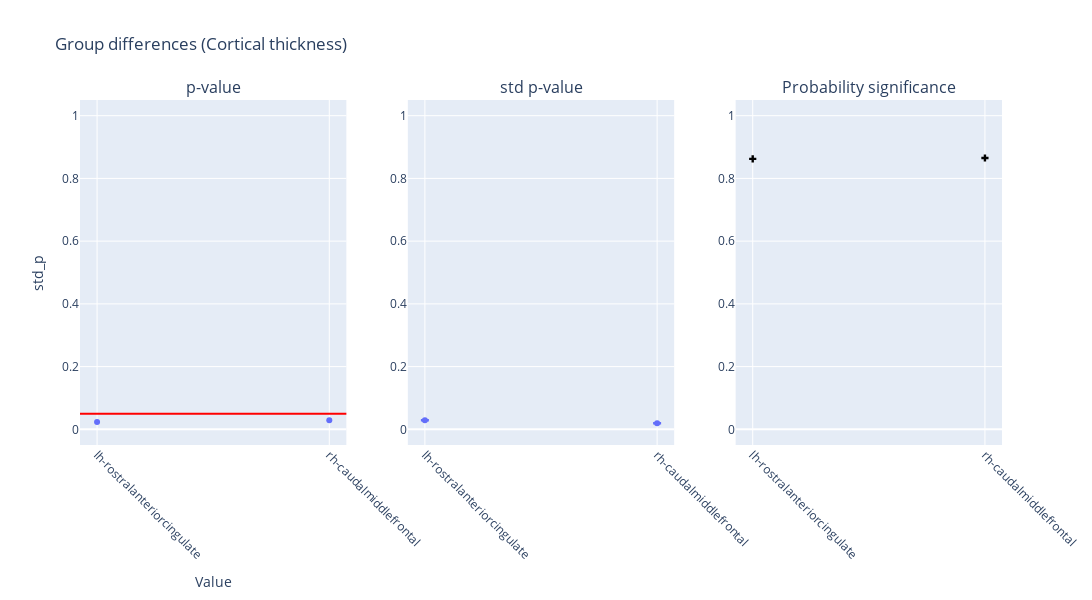

The notebook cell saved with this chart:
### Code cell
fig = plot_dumbbell(df_thickness, "Cortical thickness")
fig.update_xaxes(tickangle=45)

### Figure 1 — Plotly figure (JSON) as saved in the notebook; plotly's stock layout.template omitted (floating-point values rounded to 4 significant figures)
{"data": [{"hovertemplate": "region=%{x}<br>p_value=%{y}<extra></extra>", "legendgroup": "", "marker": {"color": "#636efa", "symbol": "circle"}, "mode": "markers", "name": "", "orientation": "v", "showlegend": false, "type": "scatter", "x": ["lh-rostralanteriorcingulate", "rh-caudalmiddlefrontal"], "xaxis": "x", "y": [0.023, 0.029], "yaxis": "y"}, {"error_y": {"array": [0.0007924, 0.0005278], "arrayminus": [0.000815, 0.0005429]}, "hovertemplate": "region=%{x}<br>std_p=%{y}<extra></extra>", "legendgroup": "", "marker": {"color": "#636efa", "symbol": "circle"}, "mode": "markers", "name": "", "orientation": "v", "showlegend": false, "type": "scatter", "x": ["lh-rostralanteriorcingulate", "rh-caudalmiddlefrontal"], "xaxis": "x2", "y": [0.02909, 0.01938], "yaxis": "y2"}, {"marker": {"color": "black", "symbol": "cross"}, "mode": "markers", "name": "Flip probability", "showlegend": false, "type": "scatter", "x": ["lh-rostralanteriorcingulate", "rh-caudalmiddlefrontal"], "xaxis": "x3", "y": [0.8624, 0.865], "yaxis": "y3"}], "layout": {"annotations": [{"font": {"size": 16}, "showarrow": false, "text": "p-value", "x": 0.1444, "xanchor": "center", "xref": "paper", "y": 1, "yanchor": "bottom", "yref": "paper"}, {"font": {"size": 16}, "showarrow": false, "text": "std p-value", "x": 0.5, "xanchor": "center", "xref": "paper", "y": 1, "yanchor": "bottom", "yref": "paper"}, {"font": {"size": 16}, "showarrow": false, "text": "Probability significance", "x": 0.8556, "xanchor": "center", "xref": "paper", "y": 1, "yanchor": "bottom", "yref": "paper"}], "height": 600, "hovermode": "closest", "shapes": [{"line": {"color": "red", "width": 2}, "type": "line", "x0": 0, "x1": 1, "xref": "x domain", "y0": 0.05, "y1": 0.05, "yref": "y"}], "title": {"text": "Group differences (Cortical thickness)"}, "width": 1400, "xaxis": {"anchor": "y", "domain": [0, 0.2889], "tickangle": 45, "title": {"text": "Value"}}, "xaxis2": {"anchor": "y2", "domain": [0.3556, 0.6444], "tickangle": 45}, "xaxis3": {"anchor": "y3", "domain": [0.7111, 1], "tickangle": 45}, "yaxis": {"anchor": "x", "domain": [0, 1], "range": [-0.05, 1.05], "title": {"text": "std_p"}}, "yaxis2": {"anchor": "x2", "domain": [0, 1], "range": [-0.05, 1.05]}, "yaxis3": {"anchor": "x3", "domain": [0, 1], "range": [-0.05, 1.05]}}}
